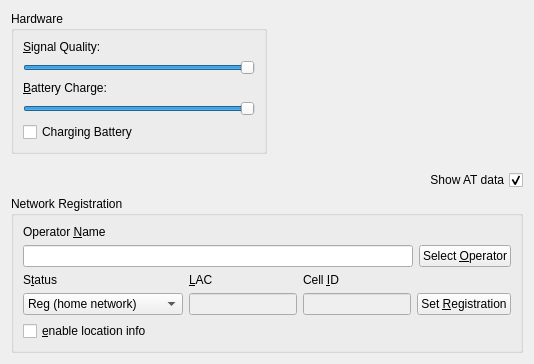
     <widget class="QWidget" name="tab">
      <attribute name="title">
       <string>Registration</string>
      </attribute>
      <layout class="QVBoxLayout" name="verticalLayout_2">
       <item>
        <layout class="QHBoxLayout" name="horizontalLayout_2">
         <item>
          <widget class="QGroupBox" name="gbHardware">
           <property name="title">
            <string>Hardware</string>
           </property>
           <layout class="QVBoxLayout">
            <item>
             <widget class="QLabel" name="lblSignalQuality">
              <property name="toolTip">
               <string>&lt;html&gt;&lt;head&gt;&lt;meta name=&quot;qrichtext&quot; content=&quot;1&quot; /&gt;&lt;/head&gt;&lt;body style=&quot; white-space: pre-wrap; font-family:Sans Serif; font-size:9pt; font-weight:400; font-style:normal; text-decoration:none;&quot;&gt;&lt;p style=&quot; margin-top:0px; margin-bottom:0px; margin-left:0px; margin-right:0px; -qt-block-indent:0; text-indent:0px;&quot;&gt;Signal Quality Level&lt;/p&gt;&lt;/body&gt;&lt;/html&gt;</string>
              </property>
              <property name="text">
               <string>&amp;Signal Quality:</string>
              </property>
              <property name="buddy">
               <cstring>hsSignalQuality</cstring>
              </property>
             </widget>
            </item>
            <item>
             <widget class="QSlider" name="hsSignalQuality">
              <property name="toolTip">
               <string>&lt;html&gt;&lt;head&gt;&lt;meta name=&quot;qrichtext&quot; content=&quot;1&quot; /&gt;&lt;/head&gt;&lt;body style=&quot; white-space: pre-wrap; font-family:Sans Serif; font-size:9pt; font-weight:400; font-style:normal; text-decoration:none;&quot;&gt;&lt;p style=&quot; margin-top:0px; margin-bottom:0px; margin-left:0px; margin-right:0px; -qt-block-indent:0; text-indent:0px;&quot;&gt;Signal Quality Level&lt;/p&gt;&lt;/body&gt;&lt;/html&gt;</string>
              </property>
              <property name="maximum">
               <number>31</number>
              </property>
              <property name="sliderPosition">
               <number>31</number>
              </property>
              <property name="orientation">
               <enum>Qt::Horizontal</enum>
              </property>
             </widget>
            </item>
            <item>
             <widget class="QLabel" name="lblBatteryCharge">
              <property name="toolTip">
               <string>&lt;html&gt;&lt;head&gt;&lt;meta name=&quot;qrichtext&quot; content=&quot;1&quot; /&gt;&lt;/head&gt;&lt;body style=&quot; white-space: pre-wrap; font-family:Sans Serif; font-size:9pt; font-weight:400; font-style:normal; text-decoration:none;&quot;&gt;&lt;p style=&quot; margin-top:0px; margin-bottom:0px; margin-left:0px; margin-right:0px; -qt-block-indent:0; text-indent:0px;&quot;&gt;Battery Charge Level&lt;/p&gt;&lt;/body&gt;&lt;/html&gt;</string>
              </property>
              <property name="text">
               <string>&amp;Battery Charge:</string>
              </property>
              <property name="buddy">
               <cstring>hsBatteryCharge</cstring>
              </property>
             </widget>
            </item>
            <item>
             <widget class="QSlider" name="hsBatteryCharge">
              <property name="toolTip">
               <string>&lt;html&gt;&lt;head&gt;&lt;meta name=&quot;qrichtext&quot; content=&quot;1&quot; /&gt;&lt;/head&gt;&lt;body style=&quot; white-space: pre-wrap; font-family:Sans Serif; font-size:9pt; font-weight:400; font-style:normal; text-decoration:none;&quot;&gt;&lt;p style=&quot; margin-top:0px; margin-bottom:0px; margin-left:0px; margin-right:0px; -qt-block-indent:0; text-indent:0px;&quot;&gt;Battery Charge Level&lt;/p&gt;&lt;/body&gt;&lt;/html&gt;</string>
              </property>
              <property name="maximum">
               <number>100</number>
              </property>
              <property name="value">
               <number>100</number>
              </property>
              <property name="orientation">
               <enum>Qt::Horizontal</enum>
              </property>
             </widget>
            </item>
            <item>
             <widget class="QCheckBox" name="hsBatteryCharging">
              <property name="text">
               <string>Charging Battery</string>
              </property>
             </widget>
            </item>
           </layout>
          </widget>
         </item>
         <item>
          <spacer name="horizontalSpacer">
           <property name="orientation">
            <enum>Qt::Horizontal</enum>
           </property>
           <property name="sizeHint" stdset="0">
            <size>
             <width>40</width>
             <height>20</height>
            </size>
           </property>
          </spacer>
         </item>
        </layout>
       </item>
       <item>
        <spacer name="verticalSpacer">
         <property name="orientation">
          <enum>Qt::Vertical</enum>
         </property>
         <property name="sizeHint" stdset="0">
          <size>
           <width>20</width>
           <height>10</height>
          </size>
         </property>
        </spacer>
       </item>
       <item>
        <widget class="QCheckBox" name="atCheckBox">
         <property name="layoutDirection">
          <enum>Qt::RightToLeft</enum>
         </property>
         <property name="text">
          <string>Show AT data</string>
         </property>
         <property name="checked">
          <bool>true</bool>
         </property>
        </widget>
       </item>
       <item>
        <widget class="QGroupBox" name="gbNetworkRegistration">
         <property name="title">
          <string>Network Registration</string>
         </property>
         <layout class="QVBoxLayout">
          <property name="spacing">
           <number>6</number>
          </property>
          <property name="leftMargin">
           <number>9</number>
          </property>
          <property name="topMargin">
           <number>9</number>
          </property>
          <property name="rightMargin">
           <number>9</number>
          </property>
          <property name="bottomMargin">
           <number>9</number>
          </property>
          <item>
           <widget class="QLabel" name="lblOperatorName">
            <property name="text">
             <string>Operator &amp;Name</string>
            </property>
            <property name="buddy">
             <cstring>leOperatorName</cstring>
            </property>
           </widget>
          </item>
          <item>
           <layout class="QHBoxLayout">
            <property name="spacing">
             <number>6</number>
            </property>
            <property name="leftMargin">
             <number>0</number>
            </property>
            <property name="topMargin">
             <number>0</number>
            </property>
            <property name="rightMargin">
             <number>0</number>
            </property>
            <property name="bottomMargin">
             <number>0</number>
            </property>
            <item>
             <widget class="QLineEdit" name="leOperatorName"/>
            </item>
            <item>
             <widget class="QPushButton" name="pbSelectOperator">
              <property name="text">
               <string>Select &amp;Operator</string>
              </property>
             </widget>
            </item>
           </layout>
          </item>
          <item>
           <layout class="QGridLayout">
            <property name="leftMargin">
             <number>0</number>
            </property>
            <property name="topMargin">
             <number>0</number>
            </property>
            <property name="rightMargin">
             <number>0</number>
            </property>
            <property name="bottomMargin">
             <number>0</number>
            </property>
            <property name="spacing">
             <number>6</number>
            </property>
            <item row="1" column="3">
             <widget class="QPushButton" name="pbRegistration">
              <property name="text">
               <string>Set &amp;Registration</string>
              </property>
             </widget>
            </item>
            <item row="1" column="0">
             <widget class="QComboBox" name="cbRegistrationStatus">
              <property name="currentIndex">
               <number>1</number>
              </property>
              <item>
               <property name="text">
                <string>Not Reg (not searching)</string>
               </property>
              </item>
              <item>
               <property name="text">
                <string>Reg (home network)</string>
               </property>
              </item>
              <item>
               <property name="text">
                <string>Not Reg (searching)</string>
               </property>
              </item>
              <item>
               <property name="text">
                <string>Reg denied</string>
               </property>
              </item>
              <item>
               <property name="text">
                <string>Unknown</string>
               </property>
              </item>
              <item>
               <property name="text">
                <string>Reg (roaming)</string>
               </property>
              </item>
             </widget>
            </item>
            <item row="1" column="1">
             <widget class="QLineEdit" name="leLAC">
              <property name="enabled">
               <bool>false</bool>
              </property>
              <property name="maxLength">
               <number>4</number>
              </property>
             </widget>
            </item>
            <item row="1" column="2">
             <widget class="QLineEdit" name="leCellID">
              <property name="enabled">
               <bool>false</bool>
              </property>
              <property name="maxLength">
               <number>8</number>
              </property>
             </widget>
            </item>
            <item row="0" column="2">
             <widget class="QLabel" name="lblCellID">
              <property name="text">
               <string>Cell &amp;ID</string>
              </property>
              <property name="buddy">
               <cstring>leCellID</cstring>
              </property>
             </widget>
            </item>
            <item row="0" column="0">
             <widget class="QLabel" name="lblStatus">
              <property name="text">
               <string>S&amp;tatus</string>
              </property>
              <property name="buddy">
               <cstring>cbRegistrationStatus</cstring>
              </property>
             </widget>
            </item>
            <item row="0" column="1">
             <widget class="QLabel" name="lbLAC">
              <property name="text">
               <string>&amp;LAC</string>
              </property>
              <property name="buddy">
               <cstring>leLAC</cstring>
              </property>
             </widget>
            </item>
           </layout>
          </item>
          <item>
           <widget class="QCheckBox" name="chkLocationInfo">
            <property name="text">
             <string>&amp;enable location info</string>
            </property>
           </widget>
          </item>
         </layout>
        </widget>
       </item>
      </layout>
     </widget>
